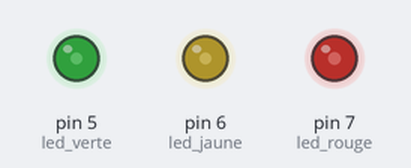
This sketch was run on a simulated Arduino Uno, built with avr-gcc and run on an emulated ATmega328P. On the bench: output pins drawn as LEDs (lit = HIGH).

Above: at 0.1 s.
Timing chart, 0 to 1.6 s (numbered marks = the images above):
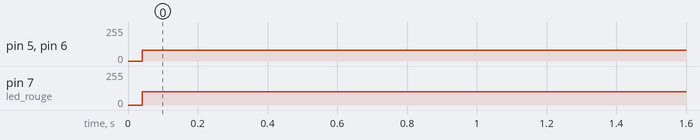

Measured:
- by itself, pin 5 (led_verte), pin 6 (led_jaune): 0/255 → 80/255 at 0.04 s
- by itself, pin 7 (led_rouge): 0/255 → 99/255 at 0.04 s

The sketch:

exemple2.ino
```cpp
 // karim vendeur de piece : 06 61 25 12 89


int led_verte = 5;
int led_jaune = 6;
int led_rouge = 7;
int timedelay;

void setup()
{
  pinMode(led_verte,OUTPUT);
  pinMode(led_jaune,OUTPUT);
  pinMode(led_rouge,OUTPUT);

}

void loop()
{
  digitalWrite(led_verte,HIGH);
   digitalWrite(led_jaune,LOW);
   digitalWrite(led_rouge,LOW);
   delay(timedelay);
   digitalWrite(led_verte,LOW);
   digitalWrite(led_jaune,HIGH);
   digitalWrite(led_rouge,LOW);
   delay(timedelay);
     digitalWrite(led_verte,LOW);
   digitalWrite(led_jaune,LOW);
   digitalWrite(led_rouge,HIGH);
   delay(timedelay);
}
```
